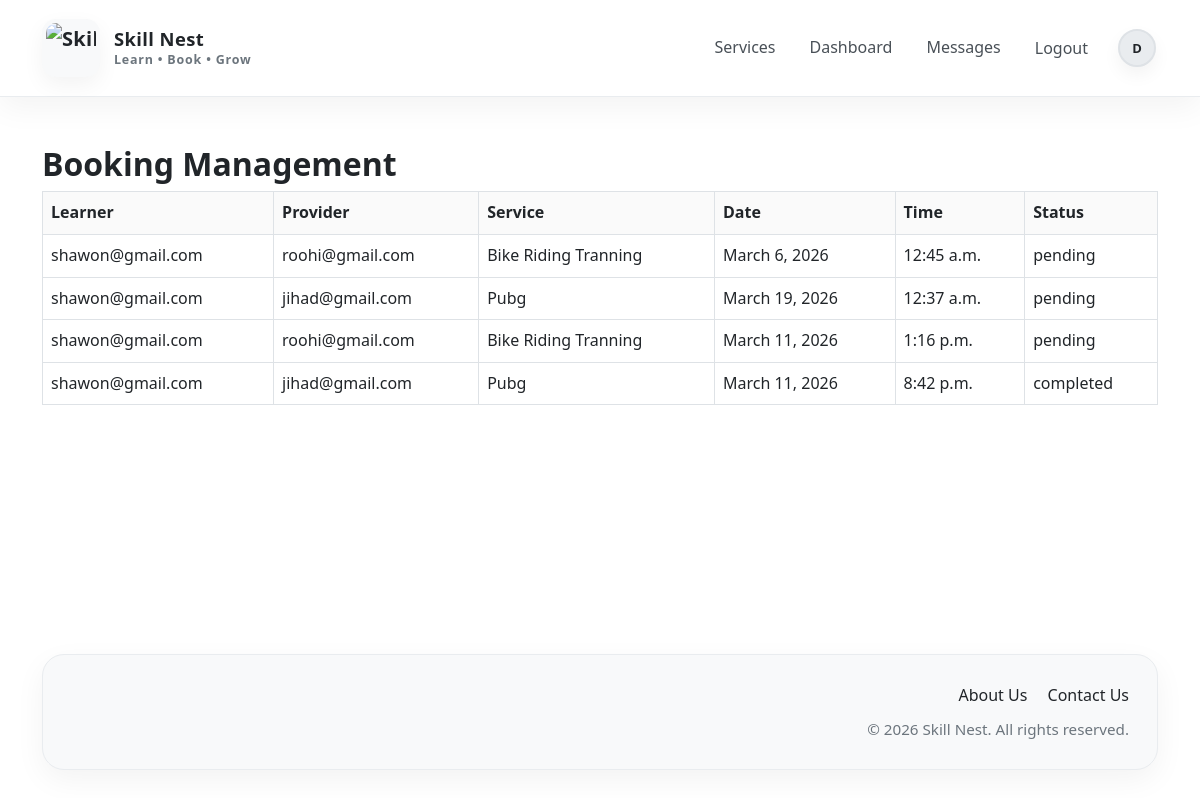
The app's page /panel/bookings/ (signed in) with its own data.
### accounts/models.py (models this page shows, shortened)
class User(AbstractUser):
    ROLE_CHOICES = (
        ('learner', 'Learner'),
        ('provider', 'Provider'),
        ('admin_user', 'Admin User'),
    )
    role = models.CharField(max_length=20, choices=ROLE_CHOICES, default='learner')
    email = models.EmailField(unique=True)
    division = models.CharField(max_length=100, blank=True)
    city = models.CharField(max_length=100, blank=True)
    area = models.CharField(max_length=100, blank=True)
    address = models.TextField(blank=True)
    phone = models.CharField(max_length=20, blank=True)
    profile_picture = models.ImageField(upload_to='profiles/', blank=True, null=True)
    is_provider_verified = models.BooleanField(default=False)
    is_suspended = models.BooleanField(default=False)
    temporary_password_sent = models.BooleanField(default=False)
    USERNAME_FIELD = 'email'
    REQUIRED_FIELDS = ['username']

### bookings/models.py (models this page shows, shortened)
class Booking(models.Model):
    STATUS_CHOICES = (
        ('pending', 'Pending'),
        ('confirmed', 'Confirmed'),
        ('completed', 'Completed'),
        ('cancelled', 'Cancelled'),
        ('rejected', 'Rejected'),
    )
    learner = models.ForeignKey(
        settings.AUTH_USER_MODEL,
        on_delete=models.CASCADE,
        related_name='learner_bookings'
    )
    provider = models.ForeignKey(
        settings.AUTH_USER_MODEL,
        on_delete=models.CASCADE,
        related_name='provider_bookings'
    )
    service = models.ForeignKey(
        Service,
        on_delete=models.CASCADE,
        related_name='bookings'
    )
    booking_date = models.DateField()
    booking_time = models.TimeField()
    status = models.CharField(max_length=20, choices=STATUS_CHOICES, default='pending')
    notes = models.TextField(blank=True)
    created_at = models.DateTimeField(auto_now_add=True)

### services/models.py (models this page shows, shortened)
class Service(models.Model):
    provider = models.ForeignKey(settings.AUTH_USER_MODEL, on_delete=models.CASCADE, related_name='services')
    category = models.ForeignKey(ServiceCategory, on_delete=models.SET_NULL, null=True, related_name='services')
    title = models.CharField(max_length=200)
    description = models.TextField()
    price = models.DecimalField(max_digits=10, decimal_places=2)
    duration_minutes = models.PositiveIntegerField()
    division = models.CharField(max_length=100)
    city = models.CharField(max_length=100)
    area = models.CharField(max_length=100)
    address = models.TextField()
    image = models.ImageField(upload_to='services/', blank=True, null=True)
    is_active = models.BooleanField(default=True)
    created_at = models.DateTimeField(auto_now_add=True)
    updated_at = models.DateTimeField(auto_now=True)
    class Meta:
        ordering = ['-created_at']

### admin_panel/views.py (the view)
# urls.py: path('bookings/', booking_management, name='booking_management'),
@staff_member_required
def booking_management(request):
    bookings = Booking.objects.all().order_by('-created_at')
    return render(request, 'admin_panel/booking_management.html', {'bookings': bookings})

### templates/admin_panel/booking_management.html
{% extends 'base.html' %}
{% block content %}
<h2>Booking Management</h2>
<table class="table table-bordered">
    <thead>
        <tr>
            <th>Learner</th>
            <th>Provider</th>
            <th>Service</th>
            <th>Date</th>
            <th>Time</th>
            <th>Status</th>
        </tr>
    </thead>
    <tbody>
        {% for booking in bookings %}
        <tr>
            <td>{{ booking.learner.email }}</td>
            <td>{{ booking.provider.email }}</td>
            <td>{{ booking.service.title }}</td>
            <td>{{ booking.booking_date }}</td>
            <td>{{ booking.booking_time }}</td>
            <td>{{ booking.status }}</td>
        </tr>
        {% endfor %}
    </tbody>
</table>
{% endblock %}

### templates/base.html (shortened to what this page needs)
{% load static %}
<!DOCTYPE html>
<html lang="en">
<head>
    <link href="https://cdn.jsdelivr.net/npm/bootstrap@5.3.3/dist/css/bootstrap.min.css" rel="stylesheet">
    <link rel="stylesheet" href="{% static 'css/style.css' %}">
</head>
<body class="skillnest-body d-flex flex-column min-vh-100">
<nav class="navbar navbar-expand-lg skillnest-navbar sticky-top">
    <div class="container">
        <a class="navbar-brand skillnest-brand" href="{% url 'home' %}">
            <img src="{% static 'img/logo.png' %}" alt="Skill Nest Logo" class="skillnest-logo">
            <div class="brand-text-wrap">
                <span class="brand-title">Skill Nest</span>
                <span class="brand-subtitle">Learn • Book • Grow</span>
            </div>
        </a>
        <div class="collapse navbar-collapse" id="navbarNav">
            {% if user.is_authenticated %}
                <ul class="navbar-nav ms-auto align-items-lg-center nav-gap">
                    <li class="nav-item">
                        <a class="nav-link skillnest-nav-link {% if request.resolver_match.url_name == 'service_list' %}active{% endif %}"
                           href="{% url 'service_list' %}">Services</a>
                    </li>
                    <li class="nav-item">
                        <a class="nav-link skillnest-nav-link {% if request.resolver_match.url_name == 'dashboard_redirect' %}active{% endif %}"
                           href="{% url 'dashboard_redirect' %}">Dashboard</a>
                    </li>
                    <li class="nav-item">
                        <a class="nav-link skillnest-nav-link {% if request.resolver_match.url_name == 'inbox' %}active{% endif %}"
                           href="{% url 'inbox' %}">Messages</a>
                    </li>
                    <li class="nav-item">
                        <form method="post" action="{% url 'logout' %}" class="d-inline">
                            <button type="submit" class="nav-link btn btn-link text-decoration-none skillnest-nav-link navbar-logout-btn">
                                Logout
                            </button>
                        </form>
                    </li>
                    <li class="nav-item ms-lg-2">
                        <a class="navbar-profile-link" href="{% url 'profile_manage' %}" title="Profile">
                            {% if user.profile_picture %}
                                <img src="{{ user.profile_picture.url }}"
                                     alt="Profile"
                                     class="navbar-profile-img">
                            {% else %}
                                <div class="navbar-profile-placeholder">
                                    {{ user.username|first|upper }}
                                </div>
                            {% endif %}
                        </a>
                    </li>
                </ul>
            {% endif %}
        </div>
    </div>
</nav>
<main class="container mt-4 mt-lg-5 flex-grow-1">
    {% block content %}{% endblock %}
</main>
<footer class="skillnest-footer mt-5">
    <div class="container">
        <div class="footer-shell">
            <div class="row g-4 align-items-center">
                <div class="col-lg-6">
                </div>
                <div class="col-lg-6 text-lg-end">
                    <div class="footer-links mb-2">
                        <a href="{% url 'about_us' %}" class="footer-link me-3">About Us</a>
                        <a href="{% url 'contact_us' %}" class="footer-link">Contact Us</a>
                    </div>
                    <p class="footer-copy mb-0">© 2026 Skill Nest. All rights reserved.</p>
                </div>
            </div>
        </div>
    </div>
</footer>
</body>
</html>

### static/css/style.css (style rules this page uses)
:root { --bg-primary: #ffffff; --bg-secondary: #f8f9fa; --bg-elevated: #ffffff; --bg-soft: #f1f3f5; --border-color: #dee2e6; --text-primary: #212529; --text-secondary: #495057; --text-muted: #6c757d; --accent-blue: #FFF5E1; --accent-teal: #FFEED9; --accent-gold: #FFE4C4; --accent-highlight: #FFF8EC; --success-dark: #d4edda; --danger-dark: #f8d7da; --warning-dark: #fff3cd; --info-dark: #d1ecf1; --shadow-soft: 0 10px 30px rgba(0, 0, 0, 0.05); --shadow-card: 0 12px 35px rgba(0, 0, 0, 0.08); --radius-lg: 18px; --radius-md: 14px; --radius-sm: 10px; --transition: all 0.28s ease; }
html { scroll-behavior: smooth; }
body.skillnest-body { background: #ffffff; color: var(--text-primary); font-family: "Segoe UI", Tahoma, Geneva, Verdana, sans-serif; line-height: 1.6; }
h1, h2, h3, h4, h5, h6 { color: var(--text-primary); font-weight: 700; }
p, li, span, label, small { color: var(--text-secondary); }
a { color: #856404; transition: var(--transition); }
.table { color: var(--text-primary); --bs-table-bg: transparent; --bs-table-color: var(--text-primary); --bs-table-border-color: #dee2e6; --bs-table-striped-bg: rgba(0, 0, 0, 0.02); --bs-table-hover-bg: rgba(255, 245, 225, 0.3); }
.table th, .table td { vertical-align: middle; border-color: #dee2e6; }
.table thead th { color: var(--text-primary); font-weight: 600; background-color: rgba(0, 0, 0, 0.02); }
.btn { border-radius: 12px; font-weight: 600; transition: var(--transition); }
.skillnest-navbar { background: rgba(255, 255, 255, 0.96); backdrop-filter: blur(14px); border-bottom: 1px solid #e9ecef; box-shadow: 0 10px 30px rgba(0, 0, 0, 0.05); padding-top: 14px; padding-bottom: 14px; }
.skillnest-brand { display: inline-flex; align-items: center; gap: 12px; text-decoration: none; font-weight: 700; color: var(--text-primary) !important; letter-spacing: 0.3px; }
.skillnest-nav-link { color: var(--text-secondary) !important; font-weight: 500; position: relative; padding: 10px 14px !important; border-radius: 10px; transition: var(--transition); }
.nav-gap { gap: 6px; }
.navbar-profile-link { display: flex; align-items: center; justify-content: center; text-decoration: none; padding: 2px; border-radius: 50%; transition: var(--transition); }
.navbar-profile-placeholder { width: 38px; height: 38px; min-width: 38px; min-height: 38px; max-width: 38px; max-height: 38px; border-radius: 50%; background: #e9ecef; color: #212529; display: flex; align-items: center; justify-content: center; font-weight: 700; border: 2px solid #dee2e6; font-size: 13px; box-shadow: 0 8px 18px rgba(0, 0, 0, 0.05); }
.navbar-logout-btn { border: none; background: none; padding: 10px 14px !important; }
.skillnest-footer { padding: 0 0 30px; }
.footer-shell { background: #f8f9fa; border: 1px solid #e9ecef; border-radius: 22px; padding: 28px; box-shadow: var(--shadow-soft); }
.footer-link { color: var(--text-primary); text-decoration: none; font-weight: 500; }
.footer-copy { color: var(--text-muted); font-size: 0.95rem; }
.skillnest-brand { display: inline-flex; align-items: center; gap: 14px; text-decoration: none; color: var(--text-primary) !important; }
.skillnest-logo { width: 58px; height: 58px; object-fit: contain; border-radius: 14px; padding: 4px; background: #f8f9fa; box-shadow: 0 8px 22px rgba(0, 0, 0, 0.05); }
.brand-text-wrap { display: flex; flex-direction: column; line-height: 1.1; }
.brand-title { font-size: 1.15rem; font-weight: 700; color: var(--text-primary); letter-spacing: 0.4px; }
.brand-subtitle { font-size: 0.78rem; color: var(--text-muted); letter-spacing: 0.8px; margin-top: 4px; }
.table tbody tr td { color: var(--text-primary) !important; }

### records on screen
User: username|first "D"
Booking: learner.email "shawon@gmail.com", provider.email "roohi@gmail.com", service "Bike Riding Tranning", booking_date "March 6, 2026", booking_time "12:45 a.m.", status "pending"
Booking: learner.email "shawon@gmail.com", provider.email "jihad@gmail.com", service "Pubg", booking_date "March 19, 2026", booking_time "12:37 a.m.", status "pending"
Booking: learner.email "shawon@gmail.com", provider.email "roohi@gmail.com", service "Bike Riding Tranning", booking_date "March 11, 2026", booking_time "1:16 p.m.", status "pending"
Booking: learner.email "shawon@gmail.com", provider.email "jihad@gmail.com", service "Pubg", booking_date "March 11, 2026", booking_time "8:42 p.m.", status "completed"
